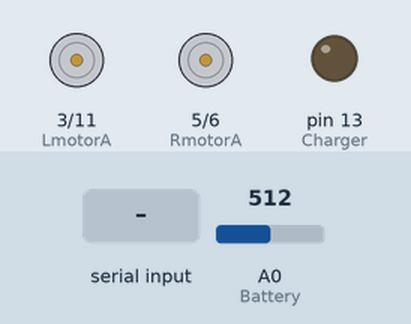
Bench run of a sketch on a simulated Arduino Uno, built with avr-gcc and run on an emulated ATmega328P. Parts: motor-driver pin pairs drawn as motors (green arrow = first pin HIGH = forward, orange = second pin HIGH = backward, longer = more drive), output pins drawn as LEDs (lit = HIGH). The test bench sets the inputs (shaded band); at power-on: A0 (Battery) = 512. What the sketch prints to the serial monitor is not drawn.

Above: at 1.2 s.
1.3 s: "0" received over Serial
At 1.31 s:
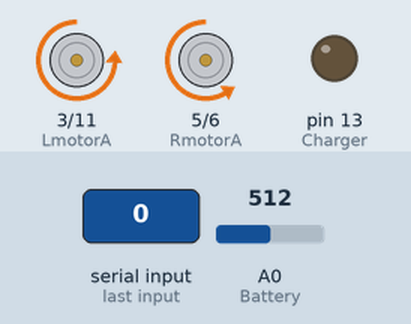
2.8 s: byte 1 (1) received over Serial
At 2.81 s:
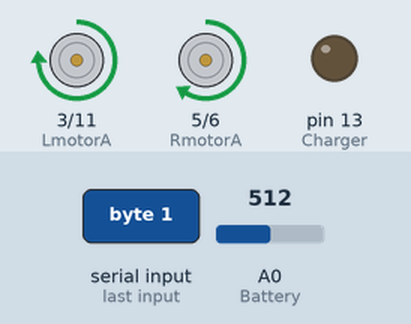
7.5 s: byte 0 (0) received over Serial
At 8.6 s:
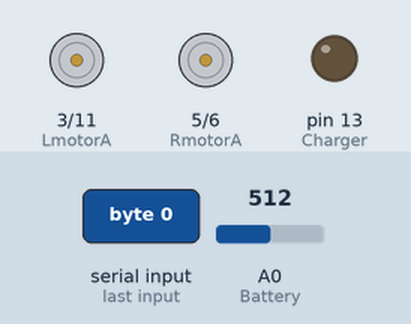
Timing chart, 0 to 10.5 s (numbered marks = the images above; inputs shaded):
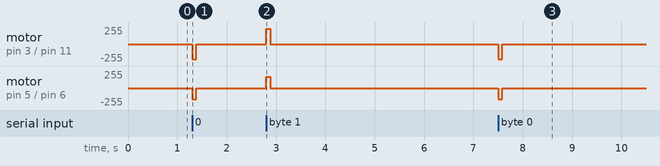

The sketch:

arduino.ino
```cpp
#define LmotorA             3  // Left  motor H bridge, input A
#define LmotorB            11  // Left  motor H bridge, input B
#define RmotorA             5  // Right motor H bridge, input A
#define RmotorB             6  // Right motor H bridge, input B

#define Battery             0  // Analog input 00
#define RmotorC             6  // Analog input 06
#define LmotorC             7  // Analog input 07
#define Charger            13  // Low=ON High=OFF

#define LeftPWM           230
#define RightPWM          170

#define Leftmaxamps        600     // set overload current for left motor
#define Rightmaxamps       600     // set overload current for right motor
#define overloadtime       100     // time in mS before motor is re-enabled after overload occurs

#define batvolt            487     // This is the nominal battery voltage reading. Peak charge can only occur above this voltage.
#define lowvolt            410     // This is the voltage at which the speed controller goes into recharge mode.
#define chargetimeout   300000     // If the battery voltage does not change in this number of milliseconds then stop charging.

#define DEBUG             false

unsigned long lastUpdate = 0;
unsigned long commandExpire = 0;
boolean inCommand = false;

void setup() {
  pinMode (Charger,OUTPUT);                                   // change Charger pin to output
  digitalWrite (Charger,0);                                   // disable current regulator to charge battery

  Serial.begin(9600);
}

void loop() {
  if (millis() - lastUpdate > 1000) {
    unsigned int v = analogRead(Battery) >> 2;
    lastUpdate = millis();
    if (DEBUG) Serial.println(v);
    else Serial.write(v & 0xFF);
  }

  if (inCommand && millis() > commandExpire) {
    analogWrite(LmotorA,0);
    analogWrite(LmotorB,0);
    analogWrite(RmotorA,0);
    analogWrite(RmotorB,0);
    if (DEBUG) Serial.println("Done");
    inCommand = false;
  }

  if (!inCommand && Serial.available() > 0) {
    int c = Serial.read();
    inCommand = true;
    switch (c) {
    case 0:
    case '0': //Forward
      analogWrite(LmotorA,0);
      analogWrite(RmotorA,0);
      analogWrite(LmotorB,LeftPWM);
      analogWrite(RmotorB,RightPWM);
      commandExpire = millis() + 80;
      if (DEBUG) Serial.println("Forward");
      break;
    case 1:
    case '1': //Reverse
      analogWrite(LmotorB,0);
      analogWrite(RmotorB,0);
      analogWrite(RmotorA,RightPWM);
      analogWrite(LmotorA,LeftPWM);
      commandExpire = millis() + 81;
      if (DEBUG) Serial.println("Backward");
      break;
    case 4:
    case '4':
      analogWrite(LmotorA,0);
      analogWrite(LmotorB,0);
      analogWrite(RmotorA,0);
      analogWrite(RmotorB,0);
      inCommand = false;
      commandExpire = millis();
      if (DEBUG) Serial.println("Emergency Stop");
      break;
    }
  }
}
```

Measured:
- after the input at 1.3 s, motor on pin 3 (LmotorA) / pin 11 (LmotorB): stopped → backward 230/255 at once, → stopped 0.08 s later; motor on pin 5 (RmotorA) / pin 6 (RmotorB): stopped → backward 170/255 at once, → stopped 0.08 s later
- after the input at 2.8 s, motor on pin 3 (LmotorA) / pin 11 (LmotorB): stopped → forward 230/255 at once, → stopped 0.08 s later; motor on pin 5 (RmotorA) / pin 6 (RmotorB): stopped → forward 170/255 at once, → stopped 0.08 s later
- after the input at 7.5 s, motor on pin 3 (LmotorA) / pin 11 (LmotorB): stopped → backward 230/255 at once, → stopped 0.08 s later; motor on pin 5 (RmotorA) / pin 6 (RmotorB): stopped → backward 170/255 at once, → stopped 0.08 s later
